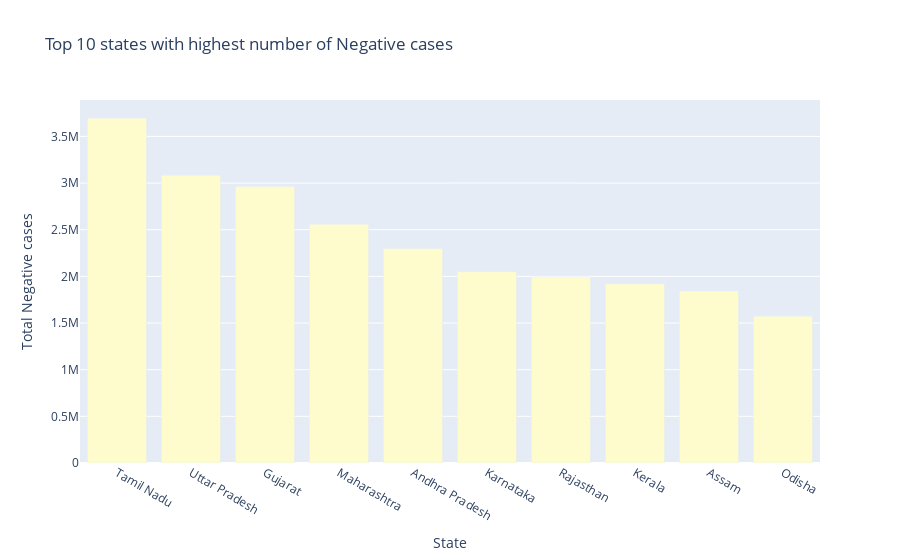

Write notebook code for a chart like this one.
### Code cell
px.bar(x=covid_testing_state.nlargest(10,"Negative")["State"],
       y = covid_testing_state.nlargest(10,"Negative")["Negative"],
       labels={'y':'Total Negative cases','x':'State'},
       color_discrete_sequence=px.colors.sequential.speed,
       title="Top 10 states with highest number of Negative cases")

### Figure 1 — Plotly figure (JSON) as saved in the notebook; plotly's stock layout.template omitted (floating-point values rounded to 4 significant figures)
{"data": [{"alignmentgroup": "True", "hovertemplate": "State=%{x}<br>Total Negative cases=%{y}<extra></extra>", "legendgroup": "", "marker": {"color": "rgb(254, 252, 205)"}, "name": "", "offsetgroup": "", "orientation": "v", "showlegend": false, "textposition": "auto", "type": "bar", "x": ["Tamil Nadu", "Uttar Pradesh", "Gujarat", "Maharashtra", "Andhra Pradesh", "Karnataka", "Rajasthan", "Kerala", "Assam", "Odisha"], "xaxis": "x", "y": [3695513, 3082865, 2963907, 2557919, 2298779, 2049939, 1994155, 1919654, 1842856, 1572990], "yaxis": "y"}], "layout": {"barmode": "relative", "legend": {"tracegroupgap": 0}, "title": {"text": "Top 10 states with highest number of Negative cases"}, "xaxis": {"anchor": "y", "domain": [0, 1], "title": {"text": "State"}}, "yaxis": {"anchor": "x", "domain": [0, 1], "title": {"text": "Total Negative cases"}}}}
